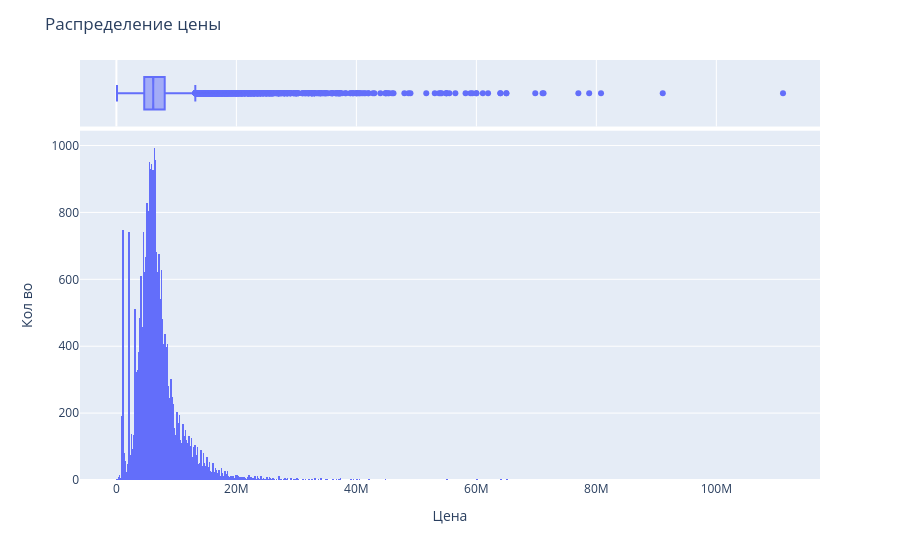

Notebook code cell kept with this figure:
### Code cell
fig = px.histogram(x=df_train['price_doc'], marginal='box')
fig.update_layout(
    title='Распределение цены',
    xaxis_title="Цена",
    yaxis_title="Кол во"
)
fig.show()

### Figure 1 — Plotly figure (JSON) as saved in the notebook; plotly's stock layout.template omitted (floating-point values rounded to 4 significant figures; data arrays with more than 128 entries replaced by an {"elided": "..."} marker saying what was removed)
{"data": [{"bingroup": "x", "hovertemplate": "x=%{x}<br>count=%{y}<extra></extra>", "legendgroup": "", "marker": {"color": "#636efa", "pattern": {"shape": ""}}, "name": "", "orientation": "v", "showlegend": false, "type": "histogram", "x": {"elided": "25445 int values"}, "xaxis": "x", "yaxis": "y"}, {"hovertemplate": "x=%{x}<extra></extra>", "legendgroup": "", "marker": {"color": "#636efa"}, "name": "", "notched": true, "showlegend": false, "type": "box", "x": {"elided": "25445 int values"}, "xaxis": "x2", "yaxis": "y2"}], "layout": {"barmode": "relative", "legend": {"tracegroupgap": 0}, "margin": {"t": 60}, "title": {"text": "Распределение цены"}, "xaxis": {"anchor": "y", "domain": [0, 1], "title": {"text": "Цена"}}, "xaxis2": {"anchor": "y2", "domain": [0, 1], "matches": "x", "showgrid": true, "showticklabels": false}, "yaxis": {"anchor": "x", "domain": [0, 0.8316], "title": {"text": "Кол во"}}, "yaxis2": {"anchor": "x2", "domain": [0.8416, 1], "matches": "y2", "showgrid": false, "showline": false, "showticklabels": false, "ticks": ""}}}
